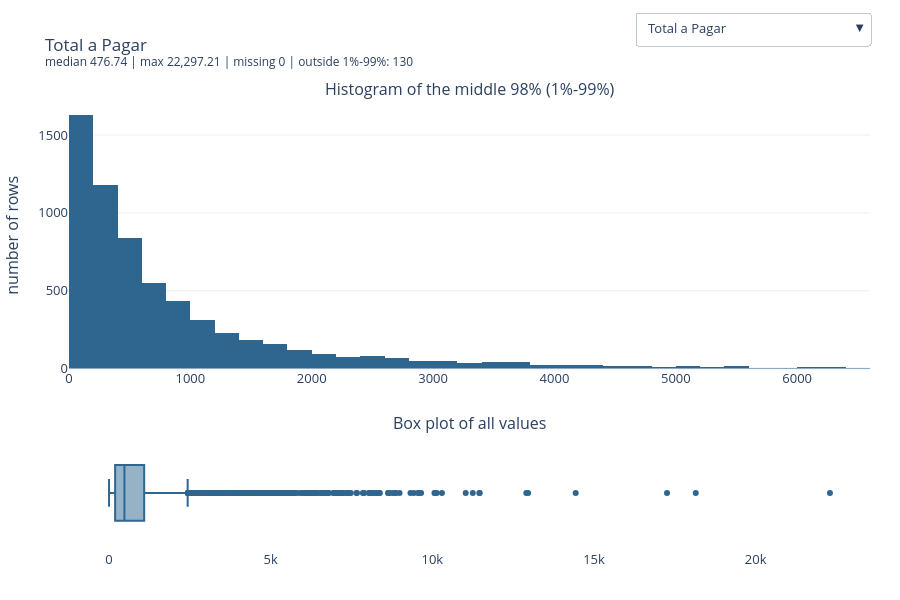

The cell this chart's notebook holds for it:
### Markdown cell above
## 1. Outliers in the features

Two questions for each numeric column: **how many values are extreme**, and **are they real or errors**?

First the distribution of each column (choose it in the dropdown), then the number of rows outside the IQR limits: below Q1 - 1.5 × IQR or above Q3 + 1.5 × IQR (the box-plot rule).

### Code cell
from plotly.subplots import make_subplots

num_cols = df.select_dtypes(include="number").columns.drop(
    [
        "ID",
        "customer_id",
        "repeat_purchase_90d",
        "spend_next_90d",
        "random_noise",
    ],
    errors="ignore",
)

fig = make_subplots(rows=2, cols=1, row_heights=[0.7, 0.3], vertical_spacing=0.15,
                    subplot_titles=("Histogram of the middle 98% (1%-99%)", "Box plot of all values"))
buttons = []
for i, variable in enumerate(num_cols):
    values = df[variable].dropna()
    low, high = values.quantile([0.01, 0.99])
    bulk = values[values.between(low, high)]
    fig.add_histogram(x=bulk, nbinsx=50, marker_color=BLUE, name=variable, visible=(i == 0), row=1, col=1)
    fig.add_box(x=values, marker_color=BLUE, boxpoints="outliers", name="", visible=(i == 0), row=2, col=1)

    title = (f"{variable}<br><sup>median {values.median():,.2f} | max {values.max():,.2f} | "
             f"missing {df[variable].isna().sum()} | outside 1%-99%: {len(values) - len(bulk)}</sup>")
    visible = [False] * (2 * len(num_cols))
    visible[2 * i] = visible[2 * i + 1] = True
    buttons.append(dict(label=variable, method="update", args=[{"visible": visible}, {"title.text": title}]))

fig.update_layout(title=buttons[0]["args"][1]["title.text"], height=600, showlegend=False,
                  updatemenus=[dict(buttons=buttons, x=1, xanchor="right", y=1.2, yanchor="top")])
fig.update_yaxes(title_text="number of rows", row=1, col=1)
fig.update_yaxes(showticklabels=False, row=2, col=1)
fig.show()

### Figure 1 — Plotly figure (JSON) as saved in the notebook; plotly's stock layout.template omitted (floating-point values rounded to 4 significant figures; data arrays with more than 128 entries replaced by an {"elided": "..."} marker saying what was removed)
{"data": [{"marker": {"color": "#2f6690"}, "name": "Total a Pagar", "nbinsx": 50, "type": "histogram", "visible": true, "x": {"elided": "6339 float values"}, "xaxis": "x", "yaxis": "y"}, {"boxpoints": "outliers", "marker": {"color": "#2f6690"}, "name": "", "type": "box", "visible": true, "x": {"elided": "6469 float values"}, "xaxis": "x2", "yaxis": "y2"}, {"marker": {"color": "#2f6690"}, "name": "Total Bruto", "nbinsx": 50, "type": "histogram", "visible": false, "x": {"elided": "6339 float values"}, "xaxis": "x", "yaxis": "y"}, {"boxpoints": "outliers", "marker": {"color": "#2f6690"}, "name": "", "type": "box", "visible": false, "x": {"elided": "6469 float values"}, "xaxis": "x2", "yaxis": "y2"}, {"marker": {"color": "#2f6690"}, "name": "Total Liquido", "nbinsx": 50, "type": "histogram", "visible": false, "x": {"elided": "6339 float values"}, "xaxis": "x", "yaxis": "y"}, {"boxpoints": "outliers", "marker": {"color": "#2f6690"}, "name": "", "type": "box", "visible": false, "x": {"elided": "6469 float values"}, "xaxis": "x2", "yaxis": "y2"}, {"marker": {"color": "#2f6690"}, "name": "Total Imp_", "nbinsx": 50, "type": "histogram", "visible": false, "x": {"elided": "6404 float values"}, "xaxis": "x", "yaxis": "y"}, {"boxpoints": "outliers", "marker": {"color": "#2f6690"}, "name": "", "type": "box", "visible": false, "x": {"elided": "6469 float values"}, "xaxis": "x2", "yaxis": "y2"}, {"marker": {"color": "#2f6690"}, "name": "Total Portes", "nbinsx": 50, "type": "histogram", "visible": false, "x": {"elided": "6406 float values"}, "xaxis": "x", "yaxis": "y"}, {"boxpoints": "outliers", "marker": {"color": "#2f6690"}, "name": "", "type": "box", "visible": false, "x": {"elided": "6469 float values"}, "xaxis": "x2", "yaxis": "y2"}, {"marker": {"color": "#2f6690"}, "name": "Total Desc_ Global", "nbinsx": 50, "type": "histogram", "visible": false, "x": {"elided": "6404 float values"}, "xaxis": "x", "yaxis": "y"}, {"boxpoints": "outliers", "marker": {"color": "#2f6690"}, "name": "", "type": "box", "visible": false, "x": {"elided": "6469 float values"}, "xaxis": "x2", "yaxis": "y2"}, {"marker": {"color": "#2f6690"}, "name": "Total Desc_ Linha", "nbinsx": 50, "type": "histogram", "visible": false, "x": {"elided": "6404 float values"}, "xaxis": "x", "yaxis": "y"}, {"boxpoints": "outliers", "marker": {"color": "#2f6690"}, "name": "", "type": "box", "visible": false, "x": {"elided": "6469 float values"}, "xaxis": "x2", "yaxis": "y2"}, {"marker": {"color": "#2f6690"}, "name": "Custo", "nbinsx": 50, "type": "histogram", "visible": false, "x": {"elided": "6404 float values"}, "xaxis": "x", "yaxis": "y"}, {"boxpoints": "outliers", "marker": {"color": "#2f6690"}, "name": "", "type": "box", "visible": false, "x": {"elided": "6469 float values"}, "xaxis": "x2", "yaxis": "y2"}, {"marker": {"color": "#2f6690"}, "name": "N_ Detalhes", "nbinsx": 50, "type": "histogram", "visible": false, "x": {"elided": "6406 float values"}, "xaxis": "x", "yaxis": "y"}, {"boxpoints": "outliers", "marker": {"color": "#2f6690"}, "name": "", "type": "box", "visible": false, "x": {"elided": "6469 float values"}, "xaxis": "x2", "yaxis": "y2"}, {"marker": {"color": "#2f6690"}, "name": "invoice_count_current_purchase", "nbinsx": 50, "type": "histogram", "visible": false, "x": {"elided": "6428 float values"}, "xaxis": "x", "yaxis": "y"}, {"boxpoints": "outliers", "marker": {"color": "#2f6690"}, "name": "", "type": "box", "visible": false, "x": {"elided": "6469 float values"}, "xaxis": "x2", "yaxis": "y2"}, {"marker": {"color": "#2f6690"}, "name": "days_since_previous_purchase", "nbinsx": 50, "type": "histogram", "visible": false, "x": {"elided": "5807 float values"}, "xaxis": "x", "yaxis": "y"}, {"boxpoints": "outliers", "marker": {"color": "#2f6690"}, "name": "", "type": "box", "visible": false, "x": {"elided": "5866 float values"}, "xaxis": "x2", "yaxis": "y2"}, {"marker": {"color": "#2f6690"}, "name": "customer_tenure_days", "nbinsx": 50, "type": "histogram", "visible": false, "x": {"elided": "6405 float values"}, "xaxis": "x", "yaxis": "y"}, {"boxpoints": "outliers", "marker": {"color": "#2f6690"}, "name": "", "type": "box", "visible": false, "x": {"elided": "6469 float values"}, "xaxis": "x2", "yaxis": "y2"}, {"marker": {"color": "#2f6690"}, "name": "prior_purchase_count", "nbinsx": 50, "type": "histogram", "visible": false, "x": {"elided": "6404 float values"}, "xaxis": "x", "yaxis": "y"}, {"boxpoints": "outliers", "marker": {"color": "#2f6690"}, "name": "", "type": "box", "visible": false, "x": {"elided": "6469 float values"}, "xaxis": "x2", "yaxis": "y2"}, {"marker": {"color": "#2f6690"}, "name": "prior_total_spend", "nbinsx": 50, "type": "histogram", "visible": false, "x": {"elided": "6404 float values"}, "xaxis": "x", "yaxis": "y"}, {"boxpoints": "outliers", "marker": {"color": "#2f6690"}, "name": "", "type": "box", "visible": false, "x": {"elided": "6469 float values"}, "xaxis": "x2", "yaxis": "y2"}, {"marker": {"color": "#2f6690"}, "name": "prior_mean_purchase_value", "nbinsx": 50, "type": "histogram", "visible": false, "x": {"elided": "5748 float values"}, "xaxis": "x", "yaxis": "y"}, {"boxpoints": "outliers", "marker": {"color": "#2f6690"}, "name": "", "type": "box", "visible": false, "x": {"elided": "5866 float values"}, "xaxis": "x2", "yaxis": "y2"}, {"marker": {"color": "#2f6690"}, "name": "prior_std_purchase_value", "nbinsx": 50, "type": "histogram", "visible": false, "x": {"elided": "5311 float values"}, "xaxis": "x", "yaxis": "y"}, {"boxpoints": "outliers", "marker": {"color": "#2f6690"}, "name": "", "type": "box", "visible": false, "x": {"elided": "5421 float values"}, "xaxis": "x2", "yaxis": "y2"}, {"marker": {"color": "#2f6690"}, "name": "prior_min_purchase_value", "nbinsx": 50, "type": "histogram", "visible": false, "x": {"elided": "5754 float values"}, "xaxis": "x", "yaxis": "y"}, {"boxpoints": "outliers", "marker": {"color": "#2f6690"}, "name": "", "type": "box", "visible": false, "x": {"elided": "5866 float values"}, "xaxis": "x2", "yaxis": "y2"}, {"marker": {"color": "#2f6690"}, "name": "prior_max_purchase_value", "nbinsx": 50, "type": "histogram", "visible": false, "x": {"elided": "5751 float values"}, "xaxis": "x", "yaxis": "y"}, {"boxpoints": "outliers", "marker": {"color": "#2f6690"}, "name": "", "type": "box", "visible": false, "x": {"elided": "5866 float values"}, "xaxis": "x2", "yaxis": "y2"}, {"marker": {"color": "#2f6690"}, "name": "prior_mean_gap_days", "nbinsx": 50, "type": "histogram", "visible": false, "x": {"elided": "5311 float values"}, "xaxis": "x", "yaxis": "y"}, {"boxpoints": "outliers", "marker": {"color": "#2f6690"}, "name": "", "type": "box", "visible": false, "x": {"elided": "5421 float values"}, "xaxis": "x2", "yaxis": "y2"}, {"marker": {"color": "#2f6690"}, "name": "prior_std_gap_days", "nbinsx": 50, "type": "histogram", "visible": false, "x": {"elided": "4954 float values"}, "xaxis": "x", "yaxis": "y"}, {"boxpoints": "outliers", "marker": {"color": "#2f6690"}, "name": "", "type": "box", "visible": false, "x": {"elided": "5056 float values"}, "xaxis": "x2", "yaxis": "y2"}, {"marker": {"color": "#2f6690"}, "name": "purchase_count_30d", "nbinsx": 50, "type": "histogram", "visible": false, "x": {"elided": "6412 float values"}, "xaxis": "x", "yaxis": "y"}, {"boxpoints": "outliers", "marker": {"color": "#2f6690"}, "name": "", "type": "box", "visible": false, "x": {"elided": "6469 float values"}, "xaxis": "x2", "yaxis": "y2"}, {"marker": {"color": "#2f6690"}, "name": "spend_30d", "nbinsx": 50, "type": "histogram", "visible": false, "x": {"elided": "6404 float values"}, "xaxis": "x", "yaxis": "y"}, {"boxpoints": "outliers", "marker": {"color": "#2f6690"}, "name": "", "type": "box", "visible": false, "x": {"elided": "6469 float values"}, "xaxis": "x2", "yaxis": "y2"}, {"marker": {"color": "#2f6690"}, "name": "purchase_count_90d", "nbinsx": 50, "type": "histogram", "visible": false, "x": {"elided": "6417 float values"}, "xaxis": "x", "yaxis": "y"}, {"boxpoints": "outliers", "marker": {"color": "#2f6690"}, "name": "", "type": "box", "visible": false, "x": {"elided": "6469 float values"}, "xaxis": "x2", "yaxis": "y2"}, {"marker": {"color": "#2f6690"}, "name": "spend_90d", "nbinsx": 50, "type": "histogram", "visible": false, "x": {"elided": "6404 float values"}, "xaxis": "x", "yaxis": "y"}, {"boxpoints": "outliers", "marker": {"color": "#2f6690"}, "name": "", "type": "box", "visible": false, "x": {"elided": "6469 float values"}, "xaxis": "x2", "yaxis": "y2"}, {"marker": {"color": "#2f6690"}, "name": "purchase_count_180d", "nbinsx": 50, "type": "histogram", "visible": false, "x": {"elided": "6406 float values"}, "xaxis": "x", "yaxis": "y"}, {"boxpoints": "outliers", "marker": {"color": "#2f6690"}, "name": "", "type": "box", "visible": false, "x": {"elided": "6469 float values"}, "xaxis": "x2", "yaxis": "y2"}, {"marker": {"color": "#2f6690"}, "name": "spend_180d", "nbinsx": 50, "type": "histogram", "visible": false, "x": {"elided": "6404 float values"}, "xaxis": "x", "yaxis": "y"}, {"boxpoints": "outliers", "marker": {"color": "#2f6690"}, "name": "", "type": "box", "visible": false, "x": {"elided": "6469 float values"}, "xaxis": "x2", "yaxis": "y2"}, {"marker": {"color": "#2f6690"}, "name": "purchase_count_365d", "nbinsx": 50, "type": "histogram", "visible": false, "x": {"elided": "6406 float values"}, "xaxis": "x", "yaxis": "y"}, {"boxpoints": "outliers", "marker": {"color": "#2f6690"}, "name": "", "type": "box", "visible": false, "x": {"elided": "6469 float values"}, "xaxis": "x2", "yaxis": "y2"}, {"marker": {"color": "#2f6690"}, "name": "spend_365d", "nbinsx": 50, "type": "histogram", "visible": false, "x": {"elided": "6206 float values"}, "xaxis": "x", "yaxis": "y"}, {"boxpoints": "outliers", "marker": {"color": "#2f6690"}, "name": "", "type": "box", "visible": false, "x": {"elided": "6269 float values"}, "xaxis": "x2", "yaxis": "y2"}], "layout": {"annotations": [{"font": {"size": 16}, "showarrow": false, "text": "Histogram of the middle 98% (1%-99%)", "x": 0.5, "xanchor": "center", "xref": "paper", "y": 1, "yanchor": "bottom", "yref": "paper"}, {"font": {"size": 16}, "showarrow": false, "text": "Box plot of all values", "x": 0.5, "xanchor": "center", "xref": "paper", "y": 0.255, "yanchor": "bottom", "yref": "paper"}], "height": 600, "showlegend": false, "title": {"text": "Total a Pagar<br><sup>median 476.74 | max 22,297.21 | missing 0 | outside 1%-99%: 130</sup>"}, "updatemenus": [{"buttons": [{"args": [{"visible": [true, true, false, false, false, false, false, false, false, false, false, false, false, false, false, false, false, false, false, false, false, false, false, false, false, false, false, false, false, false, false, false, false, false, false, false, false, false, false, false, false, false, false, false, false, false, false, false, false, false, false, false, false, false, false, false]}, {"title.text": "Total a Pagar<br><sup>median 476.74 | max 22,297.21 | missing 0 | outside 1%-99%: 130</sup>"}], "label": "Total a Pagar", "method": "update"}, {"args": [{"visible": [false, false, true, true, false, false, false, false, false, false, false, false, false, false, false, false, false, false, false, false, false, false, false, false, false, false, false, false, false, false, false, false, false, false, false, false, false, false, false, false, false, false, false, false, false, false, false, false, false, false, false, false, false, false, false, false]}, {"title.text": "Total Bruto<br><sup>median 445.74 | max 21,578.28 | missing 0 | outside 1%-99%: 130</sup>"}], "label": "Total Bruto", "method": "update"}, {"args": [{"visible": [false, false, false, false, true, true, false, false, false, false, false, false, false, false, false, false, false, false, false, false, false, false, false, false, false, false, false, false, false, false, false, false, false, false, false, false, false, false, false, false, false, false, false, false, false, false, false, false, false, false, false, false, false, false, false, false]}, {"title.text": "Total Liquido<br><sup>median 389.91 | max 18,127.81 | missing 0 | outside 1%-99%: 130</sup>"}], "label": "Total Liquido", "method": "update"}, {"args": [{"visible": [false, false, false, false, false, false, true, true, false, false, false, false, false, false, false, false, false, false, false, false, false, false, false, false, false, false, false, false, false, false, false, false, false, false, false, false, false, false, false, false, false, false, false, false, false, false, false, false, false, false, false, false, false, false, false, false]}, {"title.text": "Total Imp_<br><sup>median 79.74 | max 4,169.40 | missing 0 | outside 1%-99%: 65</sup>"}], "label": "Total Imp_", "method": "update"}, {"args": [{"visible": [false, false, false, false, false, false, false, false, true, true, false, false, false, false, false, false, false, false, false, false, false, false, false, false, false, false, false, false, false, false, false, false, false, false, false, false, false, false, false, false, false, false, false, false, false, false, false, false, false, false, false, false, false, false, false, false]}, {"title.text": "Total Portes<br><sup>median 0.00 | max 181.06 | missing 0 | outside 1%-99%: 63</sup>"}], "label": "Total Portes", "method": "update"}, {"args": [{"visible": [false, false, false, false, false, false, false, false, false, false, true, true, false, false, false, false, false, false, false, false, false, false, false, false, false, false, false, false, false, false, false, false, false, false, false, false, false, false, false, false, false, false, false, false, false, false, false, false, false, false, false, false, false, false, false, false]}, {"title.text": "Total Desc_ Global<br><sup>median 0.00 | max 218.49 | missing 0 | outside 1%-99%: 65</sup>"}], "label": "Total Desc_ Global", "method": "update"}, {"args": [{"visible": [false, false, false, false, false, false, false, false, false, false, false, false, true, true, false, false, false, false, false, false, false, false, false, false, false, false, false, false, false, false, false, false, false, false, false, false, false, false, false, false, false, false, false, false, false, false, false, false, false, false, false, false, false, false, false, false]}, {"title.text": "Total Desc_ Linha<br><sup>median 13.13 | max 4,103.44 | missing 0 | outside 1%-99%: 65</sup>"}], "label": "Total Desc_ Linha", "method": "update"}, {"args": [{"visible": [false, false, false, false, false, false, false, false, false, false, false, false, false, false, true, true, false, false, false, false, false, false, false, false, false, false, false, false, false, false, false, false, false, false, false, false, false, false, false, false, false, false, false, false, false, false, false, false, false, false, false, false, false, false, false, false]}, {"title.text": "Custo<br><sup>median 152.54 | max 7,427.40 | missing 0 | outside 1%-99%: 65</sup>"}], "label": "Custo", "method": "update"}, {"args": [{"visible": [false, false, false, false, false, false, false, false, false, false, false, false, false, false, false, false, true, true, false, false, false, false, false, false, false, false, false, false, false, false, false, false, false, false, false, false, false, false, false, false, false, false, false, false, false, false, false, false, false, false, false, false, false, false, false, false]}, {"title.text": "N_ Detalhes<br><sup>median 11.00 | max 423.00 | missing 0 | outside 1%-99%: 63</sup>"}], "label": "N_ Detalhes", "method": "update"}, {"args": [{"visible": [false, false, false, false, false, false, false, false, false, false, false, false, false, false, false, false, false, false, true, true, false, false, false, false, false, false, false, false, false, false, false, false, false, false, false, false, false, false, false, false, false, false, false, false, false, false, false, false, false, false, false, false, false, false, false, false]}, {"title.text": "invoice_count_current_purchase<br><sup>median 1.00 | max 5.00 | missing 0 | outside 1%-99%: 41</sup>"}], "label": "invoice_count_current_purchase", "method": "update"}, {"args": [{"visible": [false, false, false, false, false, false, false, false, false, false, false, false, false, false, false, false, false, false, false, false, true, true, false, false, false, false, false, false, false, false, false, false, false, false, false, false, false, false, false, false, false, false, false, false, false, false, false, false, false, false, false, false, false, false, false, false]}, {"title.text": "days_since_previous_purchase<br><sup>median 57.00 | max 3,199.00 | missing 603 | outside 1%-99%: 59</sup>"}], "label": "days_since_previous_purchase", "method": "update"}, {"args": [{"visible": [false, false, false, false, false, false, false, false, false, false, false, false, false, false, false, false, false, false, false, false, false, false, true, true, false, false, false, false, false, false, false, false, false, false, false, false, false, false, false, false, false, false, false, false, false, false, false, false, false, false, false, false, false, false, false, false]}, {"title.text": "customer_tenure_days<br><sup>median 918.00 | max 3,506.00 | missing 0 | outside 1%-99%: 64</sup>"}], "label": "customer_tenure_days", "method": "update"}, {"args": [{"visible": [false, false, false, false, false, false, false, false, false, false, false, false, false, false, false, false, false, false, false, false, false, false, false, false, true, true, false, false, false, false, false, false, false, false, false, false, false, false, false, false, false, false, false, false, false, false, false, false, false, false, false, false, false, false, false, false]}, {"title.text": "prior_purchase_count<br><sup>median 11.00 | max 276.00 | missing 0 | outside 1%-99%: 65</sup>"}], "label": "prior_purchase_count", "method": "update"}, {"args": [{"visible": [false, false, false, false, false, false, false, false, false, false, false, false, false, false, false, false, false, false, false, false, false, false, false, false, false, false, true, true, false, false, false, false, false, false, false, false, false, false, false, false, false, false, false, false, false, false, false, false, false, false, false, false, false, false, false, false]}, {"title.text": "prior_total_spend<br><sup>median 6,754.31 | max 247,865.10 | missing 0 | outside 1%-99%: 65</sup>"}], "label": "prior_total_spend", "method": "update"}, {"args": [{"visible": [false, false, false, false, false, false, false, false, false, false, false, false, false, false, false, false, false, false, false, false, false, false, false, false, false, false, false, false, true, true, false, false, false, false, false, false, false, false, false, false, false, false, false, false, false, false, false, false, false, false, false, false, false, false, false, false]}, {"title.text": "prior_mean_purchase_value<br><sup>median 716.37 | max 6,685.17 | missing 603 | outside 1%-99%: 118</sup>"}], "label": "prior_mean_purchase_value", "method": "update"}, {"args": [{"visible": [false, false, false, false, false, false, false, false, false, false, false, false, false, false, false, false, false, false, false, false, false, false, false, false, false, false, false, false, false, false, true, true, false, false, false, false, false, false, false, false, false, false, false, false, false, false, false, false, false, false, false, false, false, false, false, false]}, {"title.text": "prior_std_purchase_value<br><sup>median 569.08 | max 6,770.22 | missing 1048 | outside 1%-99%: 110</sup>"}], "label": "prior_std_purchase_value", "method": "update"}, {"args": [{"visible": [false, false, false, false, false, false, false, false, false, false, false, false, false, false, false, false, false, false, false, false, false, false, false, false, false, false, false, false, false, false, false, false, true, true, false, false, false, false, false, false, false, false, false, false, false, false, false, false, false, false, false, false, false, false, false, false]}, {"title.text": "prior_min_purchase_value<br><sup>median 64.34 | max 6,298.98 | missing 603 | outside 1%-99%: 112</sup>"}], "label": "prior_min_purchase_value", "method": "update"}, {"args": [{"visible": [false, false, false, false, false, false, false, false, false, false, false, false, false, false, false, false, false, false, false, false, false, false, false, false, false, false, false, false, false, false, false, false, false, false, true, true, false, false, false, false, false, false, false, false, false, false, false, false, false, false, false, false, false, false, false, false]}, {"title.text": "prior_max_purchase_value<br><sup>median 1,756.87 | max 22,297.21 | missing 603 | outside 1%-99%: 115</sup>"}], "label": "prior_max_purchase_value", "method": "update"}, {"args": [{"visible": [false, false, false, false, false, false, false, false, false, false, false, false, false, false, false, false, false, false, false, false, false, false, false, false, false, false, false, false, false, false, false, false, false, false, false, false, true, true, false, false, false, false, false, false, false, false, false, false, false, false, false, false, false, false, false, false]}, {"title.text": "prior_mean_gap_days<br><sup>median 68.39 | max 3,199.00 | missing 1048 | outside 1%-99%: 110</sup>"}], "label": "prior_mean_gap_days", "method": "update"}, {"args": [{"visible": [false, false, false, false, false, false, false, false, false, false, false, false, false, false, false, false, false, false, false, false, false, false, false, false, false, false, false, false, false, false, false, false, false, false, false, false, false, false, true, true, false, false, false, false, false, false, false, false, false, false, false, false, false, false, false, false]}, {"title.text": "prior_std_gap_days<br><sup>median 50.64 | max 2,212.54 | missing 1413 | outside 1%-99%: 102</sup>"}], "label": "prior_std_gap_days", "method": "update"}, {"args": [{"visible": [false, false, false, false, false, false, false, false, false, false, false, false, false, false, false, false, false, false, false, false, false, false, false, false, false, false, false, false, false, false, false, false, false, false, false, false, false, false, false, false, true, true, false, false, false, false, false, false, false, false, false, false, false, false, false, false]}, {"title.text": "purchase_count_30d<br><sup>median 0.00 | max 11.00 | missing 0 | outside 1%-99%: 57</sup>"}], "label": "purchase_count_30d", "method": "update"}, {"args": [{"visible": [false, false, false, false, false, false, false, false, false, false, false, false, false, false, false, false, false, false, false, false, false, false, false, false, false, false, false, false, false, false, false, false, false, false, false, false, false, false, false, false, false, false, true, true, false, false, false, false, false, false, false, false, false, false, false, false]}, {"title.text": "spend_30d<br><sup>median 0.00 | max 22,297.21 | missing 0 | outside 1%-99%: 65</sup>"}], "label": "spend_30d", "method": "update"}, {"args": [{"visible": [false, false, false, false, false, false, false, false, false, false, false, false, false, false, false, false, false, false, false, false, false, false, false, false, false, false, false, false, false, false, false, false, false, false, false, false, false, false, false, false, false, false, false, false, true, true, false, false, false, false, false, false, false, false, false, false]}, {"title.text": "purchase_count_90d<br><sup>median 1.00 | max 22.00 | missing 0 | outside 1%-99%: 52</sup>"}], "label": "purchase_count_90d", "method": "update"}, {"args": [{"visible": [false, false, false, false, false, false, false, false, false, false, false, false, false, false, false, false, false, false, false, false, false, false, false, false, false, false, false, false, false, false, false, false, false, false, false, false, false, false, false, false, false, false, false, false, false, false, true, true, false, false, false, false, false, false, false, false]}, {"title.text": "spend_90d<br><sup>median 198.50 | max 30,234.88 | missing 0 | outside 1%-99%: 65</sup>"}], "label": "spend_90d", "method": "update"}, {"args": [{"visible": [false, false, false, false, false, false, false, false, false, false, false, false, false, false, false, false, false, false, false, false, false, false, false, false, false, false, false, false, false, false, false, false, false, false, false, false, false, false, false, false, false, false, false, false, false, false, false, false, true, true, false, false, false, false, false, false]}, {"title.text": "purchase_count_180d<br><sup>median 2.00 | max 37.00 | missing 0 | outside 1%-99%: 63</sup>"}], "label": "purchase_count_180d", "method": "update"}, {"args": [{"visible": [false, false, false, false, false, false, false, false, false, false, false, false, false, false, false, false, false, false, false, false, false, false, false, false, false, false, false, false, false, false, false, false, false, false, false, false, false, false, false, false, false, false, false, false, false, false, false, false, false, false, true, true, false, false, false, false]}, {"title.text": "spend_180d<br><sup>median 1,117.68 | max 49,746.97 | missing 0 | outside 1%-99%: 65</sup>"}], "label": "spend_180d", "method": "update"}, {"args": [{"visible": [false, false, false, false, false, false, false, false, false, false, false, false, false, false, false, false, false, false, false, false, false, false, false, false, false, false, false, false, false, false, false, false, false, false, false, false, false, false, false, false, false, false, false, false, false, false, false, false, false, false, false, false, true, true, false, false]}, {"title.text": "purchase_count_365d<br><sup>median 3.00 | max 60.00 | missing 0 | outside 1%-99%: 63</sup>"}], "label": "purchase_count_365d", "method": "update"}, {"args": [{"visible": [false, false, false, false, false, false, false, false, false, false, false, false, false, false, false, false, false, false, false, false, false, false, false, false, false, false, false, false, false, false, false, false, false, false, false, false, false, false, false, false, false, false, false, false, false, false, false, false, false, false, false, false, false, false, true, true]}, {"title.text": "spend_365d<br><sup>median 2,390.18 | max 75,013.40 | missing 200 | outside 1%-99%: 63</sup>"}], "label": "spend_365d", "method": "update"}], "x": 1, "xanchor": "right", "y": 1.2, "yanchor": "top"}], "xaxis": {"anchor": "y", "domain": [0, 1]}, "xaxis2": {"anchor": "y2", "domain": [0, 1]}, "yaxis": {"anchor": "x", "domain": [0.405, 1], "title": {"text": "number of rows"}}, "yaxis2": {"anchor": "x2", "domain": [0, 0.255], "showticklabels": false}}}
